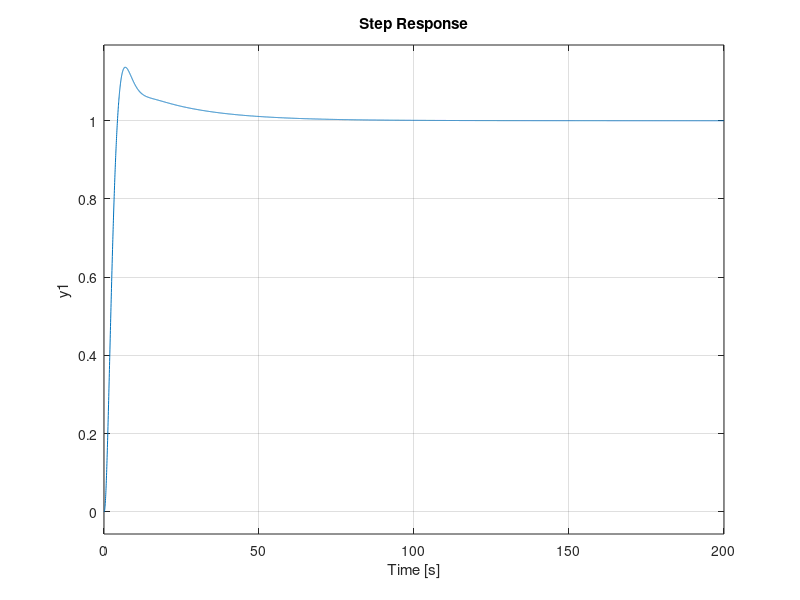

The MATLAB script that drew this image:
clc,clear 

num = 200; 
den = conv(conv([1 1],[1 10]),[1,0]); 

rlocus(tf(num,den)) 

bounds = 0:0.001:0.1; 
idx = 2; d_min = bounds; 

while abs(d_min(idx)-cosd(45))>eps 

    del = (bounds(end)-bounds(1))/100; 
    k = 0; 
    a_vals = bounds(1):del:bounds(end); 

    for a = bounds(1):del:bounds(end) 
        k = k+1; 
        [~,d] = damp(tf(200*a,[1 11 10 200*a])); 
        d_min(k) = abs(min(d)); 
    end 

    [~,idx] = min(abs(d_min-cosd(45))); 
    bounds = [a_vals(idx-2),a_vals(idx+2)]; 

end 

a = a_vals(idx); 
zeta = d_min(idx); 

T = 1000; %1e5; 

num = (200*a)*[1 1/(a*T)]; 
den = conv(conv(conv([1 1],[1 10]),[1,0]),[1 1/T]) + [0,0,0,num]; 


step(tf(num,den)) 
[~,zetas] = damp(tf(num,den)); 
zeta_relative = min(zetas); 
zeta_relative_error = min(zetas)-cosd(45); 